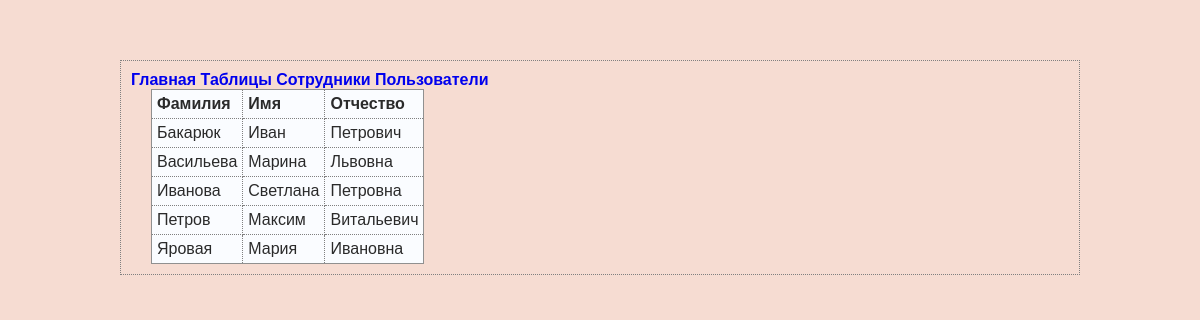
Page /tables on the committed database.
### tables this page shows
CREATE TABLE humans (id integer primary key autoincrement, last_name text, name text, surname text);

### app.py (the view)
@app.route('/tables')
def tables():
    conn_to_db = get_db()
    cursor = conn_to_db.cursor()
    select = 'select last_name, name, surname from humans'
    cursor.execute(select)
    sel_db = cursor.fetchall()
    return render_template('tables.html', sel_db=sel_db)

### app.py (called while the page is built)
def get_db():
    db = getattr(g, '_database', None)
    if db is None:
        db = g._database = sqlite3.connect(DATABSE)
    return db

@app.teardown_appcontext
def close_connection(exception):
    db = getattr(g, '_database', None)
    if db is not None:
        db.close()

### templates/tables.html (shortened to what this page needs)
{% extends 'base.html' %}
{% block content %}
<table border = '1' cellspacing = '0'>
    <tr>
        <th>Фамилия</th>
        <th>Имя</th>
        <th>Отчество</th>
    </tr>
    {% for item in sel_db %}
    <tr>
        <td>{{item[0]}}</td>
        <td>{{item[1]}}</td>
        <td>{{item[2]}}</td>
    </tr>
    {% endfor %}
</table>
{% endblock %}

### templates/base.html (shortened to what this page needs)
<!DOCTYPE html>
<html lang = 'ru'>
    <head>
        <link rel = 'stylesheet' href = '/static/css/style.css' />
    </head>
    <body>
        <div id = 'main'>
            <div id = 'menu'>
                <a href = '/'>Главная</a>
                <a href = '/tables'>Таблицы</a>
                <a href = '/names'>Сотрудники</a>
                <a href = '/users'>Пользователи</a>
            </div>
            <div id = 'content'>
                {% block content %}
                {% endblock %}
            </div>
        </div>
    </body>
</html>

### static/css/style.css (style rules this page uses)
body { font-family: Verdana, Geneva, Arial, sans-serif; font-size: medium; background-color: rgb(246, 220, 210); margin-top: 5%; margin-bottom: 5%; margin-left: 10%; margin-right: 10%; border: 1px dotted gray; padding: 10px 10px 10px 10px; }
a { text-decoration: none; font-weight: 600; }
table { margin-left: 20px; margin-right: 20px; caption-side: bottom; border-collapse: collapse; }
td, th { padding: 5px; text-align: left; }
table { font-size: 1em; background-color: #fafcff; border: 1px solid #909090; color: #2a2a2a; padding: 5px 5px 2px; border-collapse: collapse; }
td, th { border: thin dotted gray; }

### rows in the picture
humans: last_name "Бакарюк", name "Иван", surname "Петрович"
humans: last_name "Васильева", name "Марина", surname "Львовна"
humans: last_name "Иванова", name "Светлана", surname "Петровна"
humans: last_name "Петров", name "Максим", surname "Витальевич"
humans: last_name "Яровая", name "Мария", surname "Ивановна"
